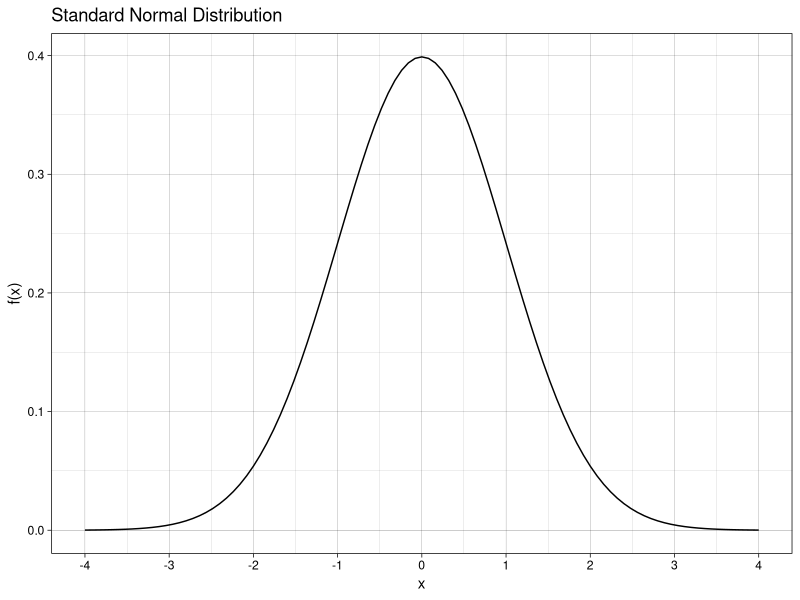
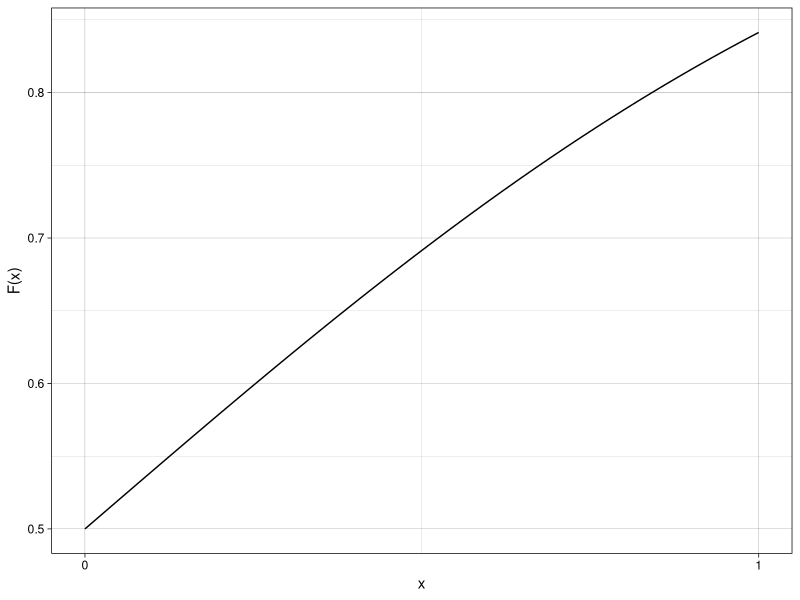

Generate these figures, in order, with R: (Note: this script raises an error after producing the figures.)
## ---- chunk 1
knitr::opts_chunk$set(warning = FALSE, message = FALSE, comment = "")
library(tidyverse)
library(kableExtra)
## ---- chunk 2
# Standard Normal
# Z ~ N(0, 1)

ggplot(NULL) + 
  stat_function(fun = dnorm, args = list(0, 1)) +
  scale_x_continuous(breaks = seq(-4, 4, 1), limits = c(-4, 4)) +
  labs(title = "Standard Normal Distribution", x = "x", y = "f(x)") + 
  theme_linedraw()
## ---- chunk 3
# mu    <- 69
# sigma <- 3
# ggplot(NULL, aes((mu - 4 * sigma):(mu + 4 * sigma))) + 
#   stat_function(fun = dnorm, args = list(mu, sigma)) +
#   scale_x_continuous(breaks = seq(mu - (4 * sigma),  
#                                   mu + (4 * sigma), sigma)) +
#   labs(title = "US Adult Male Heights", x = "inches", y = "f(x)") + 
#   theme_linedraw() +
#   annotate("label", x = 69, y = 0.05, label = "same area") +
#   annotate("label", x = 62.0, y = 0.10, label = "different scaling") +
#   geom_segment(aes(x = c(59.5, 63), 
#                    xend = c(57, 66), 
#                    y = c(0.10, 0.0875), 
#                    yend = c(0.10, 0.001)), 
#                arrow = arrow(length = unit(0.5, "cm")),
#                color = "red", size = 1.25)
## ---- chunk 4
# Standard Normal
# Z ~ N(0, 1)

ggplot(NULL) + 
  stat_function(fun = pnorm, args = list(0, 1)) +
  scale_x_continuous(breaks = seq(-4, 4, 1)) +
  labs(x = "x", y = "F(x)") + theme_linedraw()
## ---- chunk 5
ggplot(NULL, aes(-4:4)) + 
  stat_function(fun = dnorm, args = list(0, 1)) +
  geom_area(stat = "function", fun = dnorm, fill = "red", xlim = c(-4, 0)) +
  scale_x_continuous(breaks = seq(-4, 4, 1)) +
  labs(title = "How much area under the curve is to the left of x = 0?", 
       x = "x", y = "f(x)") + 
  theme_linedraw()
## ---- chunk 6
ggplot(NULL, aes(-4:4)) + 
  stat_function(fun = pnorm, args = list(0, 1)) +
  scale_x_continuous(breaks = seq(-4, 4, 1)) +
  labs(title = "Question is answered by evaluating the CDF at x = 0.", 
       x = "x", y = "F(x)") + 
  geom_segment(aes(x = 0, 
                   xend =  0, 
                   y = 0, 
                   yend = 0.5), 
               color = "red",
               size = 1.25) +
  geom_segment(aes(x = 0, 
                   xend = -4, 
                   y = 0.5, 
                   yend = 0.5), 
               color = "red", 
               size = 1.25,
               arrow = arrow(length = unit(0.5,"cm"))) +
  theme_linedraw()
## ---- chunk 7
ggplot(NULL, aes(-4:4)) + 
  stat_function(fun = dnorm, args = list(0, 1)) +
  geom_area(stat = "function", fun = dnorm, fill = "blue", xlim = c(-4, 1)) +
  scale_x_continuous(breaks = seq(-4, 4, 1)) +
  labs(title = "How much area under the curve is to the left of x = 1?", 
       x = "x", y = "f(x)") + 
  theme_linedraw()
## ---- chunk 8
ggplot(NULL, aes(-4:4)) + 
  stat_function(fun = pnorm, args = list(0, 1)) +
  scale_x_continuous(breaks = seq(-4, 4, 1)) +
  labs(title = "Question is answered by evaluating the CDF at x = 1.", 
       x = "x", y = "F(x)") + 
  geom_segment(aes(x = 1, 
                   xend =  1, 
                   y = 0, 
                   yend = pnorm(1)), 
               color = "blue",
               size = 1.25) +
  geom_segment(aes(x = 1, 
                   xend = -4, 
                   y = pnorm(1), 
                   yend = pnorm(1)), 
               color = "blue", 
               size = 1.25,
               arrow = arrow(length = unit(0.5,"cm"))) +
  theme_linedraw()
## ---- chunk 9
pnorm(q = 0, mean = 0, sd = 1) #lower.tail = TRUE is the default

pnorm(q = 0, mean = 0, sd = 1, lower.tail = FALSE) #area above 0

pnorm(q = 1, mean = 0, sd = 1) #lower.tail = TRUE is the default

pnorm(q = 1, mean = 0, sd = 1, lower.tail = FALSE) # area above 1
## ---- chunk 10
ggplot(NULL, aes(-4:4)) + 
  stat_function(fun = dnorm, args = list(0, 1)) +
  geom_area(stat = "function", fun = dnorm, fill = "purple", xlim = c(0, 1)) +
  scale_x_continuous(breaks = seq(-4, 4, 1)) +
  labs(title = "How much area under the curve is between x = 0 and x = 1?", 
       x = "x", y = "f(x)") + 
  theme_linedraw()
## ---- chunk 11
ggplot(NULL, aes(-4:4)) + 
  stat_function(fun = pnorm, args = list(0, 1)) +
  scale_x_continuous(breaks = seq(-4, 4, 1)) +
  labs(title = "Evaluate the CDF at both points and subtract the lower area.", 
       x = "x", y = "F(x)") + 
  geom_segment(aes(x = 0, 
                   xend =  0, 
                   y = 0, 
                   yend = 0.5), 
               color = "red",
               size = 1.25) +
  geom_segment(aes(x = 0, 
                   xend = -4, 
                   y = 0.5, 
                   yend = 0.5), 
               color = "red", 
               size = 1.25,
               arrow = arrow(length = unit(0.5,"cm"))) +
  geom_segment(aes(x = 1, 
                   xend =  1, 
                   y = 0, 
                   yend = pnorm(1)), 
               color = "blue",
               size = 1.25) +
  geom_segment(aes(x = 1, 
                   xend = -4, 
                   y = pnorm(1), 
                   yend = pnorm(1)), 
               color = "blue", 
               size = 1.25,
               arrow = arrow(length = unit(0.5,"cm"))) +
  theme_linedraw()
## ---- chunk 12
P1 <- ggplot(NULL, aes(-4:4)) + 
  stat_function(fun = dnorm, args = list(0, 1)) +
  geom_area(stat = "function", fun = dnorm, fill = "gray", xlim = c(-4, 1)) +  
  scale_x_continuous(breaks = seq(-4, 4, 1)) +
  labs(title = "area left of 1 minus...",
       x = "x", y = "f(x)") + 
  theme_linedraw()

P2 <- ggplot(NULL, aes(-4:4)) + 
  stat_function(fun = dnorm, args = list(0, 1)) +
  geom_area(stat = "function", fun = dnorm, fill = "lightgray", xlim = c(-4, 0)) +
  scale_x_continuous(breaks = seq(-4, 4, 1)) +
  labs(title = "area left of 0 equals...",
       x = "x", y = "f(x)") + 
  theme_linedraw()

P3 <- ggplot(NULL, aes(-4:4)) + 
  stat_function(fun = dnorm, args = list(0, 1)) +
  geom_area(stat = "function", fun = dnorm, fill = "purple", xlim = c(0, 1)) +
  scale_x_continuous(breaks = seq(-4, 4, 1)) +
  labs(title = "area between 0 and 1",
       x = "x", y = "f(x)") + 
  theme_linedraw()

gridExtra::grid.arrange(P1, P2, P3, ncol = 3)
## ---- chunk 13
pnorm(q = 1, mean = 0, sd = 1) - pnorm(q = 0, mean = 0, sd = 1)
## ---- chunk 14
mu    <- 69
sigma <- 3
ggplot(NULL, aes((mu - 4 * sigma):(mu + 4 * sigma))) + 
  stat_function(fun = pnorm, args = list(mu, sigma)) +
  scale_x_continuous(breaks = seq(mu - (4 * sigma),  
                                  mu + (4 * sigma), sigma)) +
  labs(x = "x", y = "F(x)") + theme_linedraw()
## ---- chunk 15
IQtable = tibble('Score Range' = c("129.5 and above",
                           "119.5 to 129.5",
                           "108.5 to 119.5",
                           "89.5 to 108.5",
                           "79.5 to 89.5",
                           "69.5 to 79.5",
                           "69.5 and below"),
                 'WAIS Class' = c("Very Superior",
                           "Superior",
                           "High Average",
                           "Average",
                           "Low Average",
                           "Borderline",
                           "Extremely Low"))
kable(IQtable, format = 'markdown')
## ---- chunk 16
ggplot(NULL, aes(-4:4)) + 
  stat_function(fun = dnorm, args = list(0, 1)) +
  geom_area(stat = "function", fun = dnorm, fill = "blue", xlim = c(-4, 1)) +
  scale_x_continuous(breaks = 1, labels = "x") +
  labs(title = "What value of x has the given area to the left of it?", 
       x = "x", y = "f(x)") + 
  annotate("label", x = 0, y = 0.1, label = "area = 0.8413447...") +
  theme_linedraw()
## ---- chunk 17
ggplot(NULL, aes(-4:4)) + 
  stat_function(fun = pnorm, args = list(0, 1)) +
  scale_x_continuous(breaks = seq(-4, 4, 1)) +
  labs(title = "Question is answered by taking the inverse of the CDF.", 
       x = "x", y = "F(x)") + 
  geom_segment(aes(x = 1, 
                   xend =  1, 
                   y = pnorm(1), 
                   yend = 0), 
               color = "blue",
               size = 1.25,
               arrow = arrow(length = unit(0.5,"cm"))) +
  geom_segment(aes(x = -4, 
                   xend = 1, 
                   y = pnorm(1), 
                   yend = pnorm(1)), 
               color = "blue", 
               size = 1.25) +
  theme_linedraw()
## ---- chunk 18
rnorm(5)
rnorm(10)
rnorm(25)
## ---- chunk 19
set.seed(0)
## ---- chunk 20
random_sample <- rnorm(100)
ggplot(NULL, aes(x = random_sample)) +
  geom_histogram(aes(y = ..density..), bins = 30, 
                 fill = "gray", color = "darkgray") +
  geom_density() +
  scale_x_continuous(limits = c(-6, 6)) +
  theme_linedraw()
## ---- chunk 21
set.seed(0)
## ---- chunk 22
random_sample <- rnorm(1000)
ggplot(NULL, aes(x = random_sample)) +
  geom_histogram(aes(y = ..density..), bins = 30, 
                 fill = "gray", color = "darkgray") +
  geom_density() +
  scale_x_continuous(limits = c(-6, 6)) +
  theme_linedraw()
## ---- chunk 23
set.seed(0)
## ---- chunk 24
random_sample <- rnorm(10^6)
ggplot(NULL, aes(x = random_sample)) +
  geom_histogram(aes(y = ..density..), bins = 30, 
                 fill = "gray", color = "darkgray") +
  geom_density() +
  scale_x_continuous(limits = c(-6, 6)) +
  theme_linedraw()
